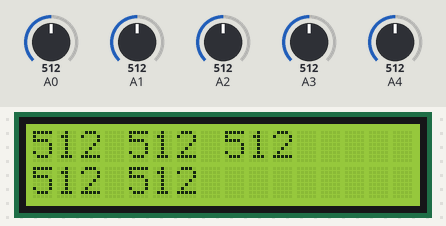
Bench run of a sketch on a simulated Arduino Uno, built with avr-gcc and run on an emulated ATmega328P. Parts: 16×2 character LCD. The inputs (shaded band) are chosen by the test bench; at power-on: A0 = 512, A1 = 512, A2 = 512, A3 = 512, A4 = 512.

Above: at 1.2 s.
1.3 s: A0 set to 716
At 2.2 s:
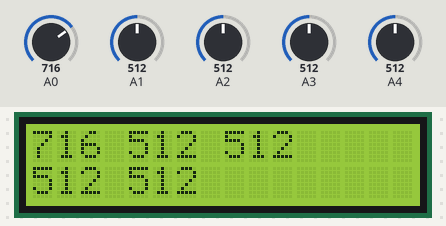
4.3 s: A1 set to 716
At 5.0 s:
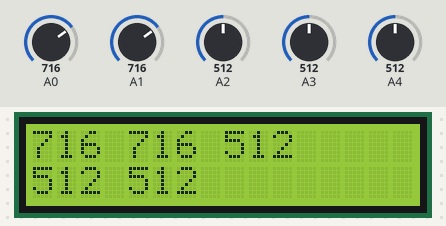
6.0 s: A2 set to 716
At 7.1 s:
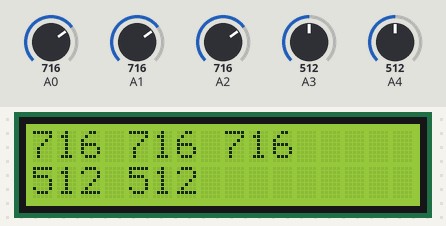
7.5 s: A3 set to 716
At 8.8 s:
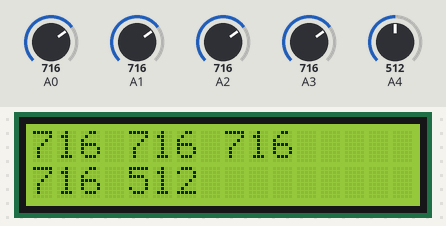
9.1 s: A4 set to 716
At 9.9 s:
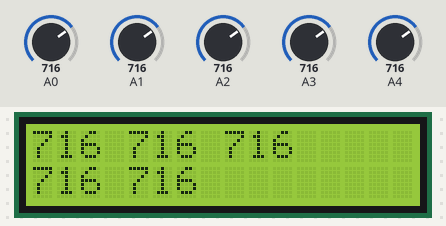
10.7 s: A0 set to 992
At 11.9 s:
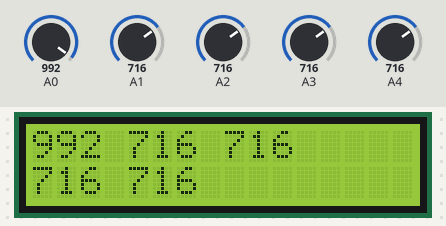
Timing chart, 0 to 13.2 s (numbered marks = the images above; inputs shaded):
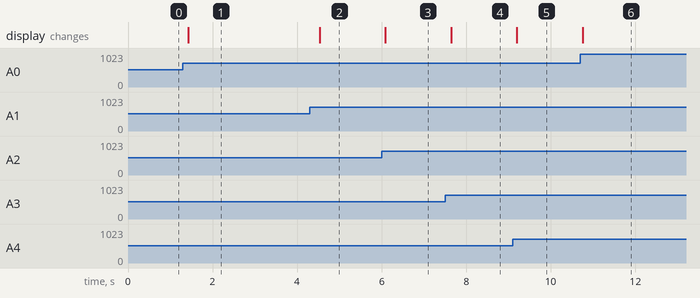

The sketch:

liquidCrystal_linetracking_1.ino
```cpp
//YWROBOT
//Compatible with the Arduino IDE 1.0
//Library version:1.1
//подключение к Мега display I2C , 20,21 порт, вывод тестовой строки
//вывод уровня сигнала на дисплей с линейки 5 датчиков линии
//сигнал 3 = черное
//сигнал 980+ = белое
#include <Wire.h>
#include <LiquidCrystal_I2C.h>

LiquidCrystal_I2C lcd(0x27,16,2);  // set the LCD address to 0x27 for a 16 chars and 2 line display

void setup()
{
  lcd.init();                      // initialize the lcd
  // Print a message to the LCD.
  lcd.backlight();

}


void loop()
{
  lcd.clear();
  int linesensor_0 = analogRead(A0);
  int linesensor_1 = analogRead(A1);
  int linesensor_2 = analogRead(A2);
  lcd.setCursor(0,0);
  lcd.print(String(linesensor_0) + " " + String(linesensor_1) + " " + String(linesensor_2));
  int linesensor_3 = analogRead(A3);
  int linesensor_4 = analogRead(A4);
  lcd.setCursor(0,1);
  lcd.print(String(linesensor_3) + " " + String(linesensor_4));
  delay(200);

}
```

Measured:
- after the input at 1.3 s, the display: changes after 0.12 s (image 1)
- after the input at 4.3 s, the display: changes after 0.23 s (image 2)
- after the input at 6.0 s, the display: changes after 0.09 s (image 3)
- after the input at 7.5 s, the display: changes after 0.15 s (image 4)
- after the input at 9.1 s, the display: changes after 0.10 s (image 5)
- after the input at 10.7 s, the display: changes after 0.06 s (image 6)
